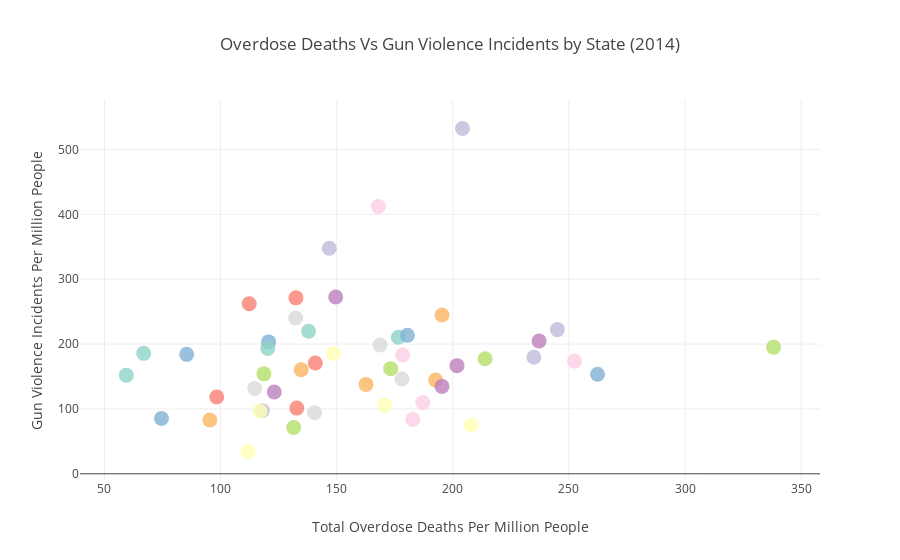

The notebook cell this image was saved under:
### Code cell
data = [
    {
        'x': statesdf['Deaths'],
        'y': statesdf['counts'],
        'mode': 'markers',
        'text' : statesdf['Abbrev'],
        'marker': {
            'color': ["#bebada","#fdb462","#fb8072","#d9d9d9","#bc80bd","#b3de69","#8dd3c7","#80b1d3","#fccde5",
                      "#ffffb3","#bebada","#fdb462","#fb8072","#d9d9d9","#bc80bd","#b3de69","#8dd3c7","#80b1d3",
                      "#fccde5","#ffffb3","#bebada","#fdb462","#fb8072","#d9d9d9","#bc80bd","#b3de69","#8dd3c7",
                      "#80b1d3","#fccde5","#ffffb3","#bebada","#fdb462","#fb8072","#d9d9d9","#bc80bd","#b3de69",
                      "#8dd3c7","#80b1d3","#fccde5","#ffffb3","#bebada","#fdb462","#fb8072","#d9d9d9","#bc80bd",
                      "#b3de69","#8dd3c7","#80b1d3","#fccde5","#ffffb3"],
            'size': 15,
            'showscale' : False,
            'colorscale' : 'Earth',
            'opacity': 0.8
        }
    }
]

layout = go.Layout(title="Overdose Deaths Vs Gun Violence Incidents by State (2014)", 
                   xaxis=dict(title='Total Overdose Deaths Per Million People'),
                   yaxis=dict(title='Gun Violence Incidents Per Million People')
                  )
fig = go.Figure(data = data, layout = layout)
iplot(fig, filename='scatter-colorscale')

### Figure 1 — Plotly figure (JSON) as saved in the notebook; plotly's stock layout.template omitted (floating-point values rounded to 4 significant figures)
{"data": [{"marker": {"color": ["#bebada", "#fdb462", "#fb8072", "#d9d9d9", "#bc80bd", "#b3de69", "#8dd3c7", "#80b1d3", "#fccde5", "#ffffb3", "#bebada", "#fdb462", "#fb8072", "#d9d9d9", "#bc80bd", "#b3de69", "#8dd3c7", "#80b1d3", "#fccde5", "#ffffb3", "#bebada", "#fdb462", "#fb8072", "#d9d9d9", "#bc80bd", "#b3de69", "#8dd3c7", "#80b1d3", "#fccde5", "#ffffb3", "#bebada", "#fdb462", "#fb8072", "#d9d9d9", "#bc80bd", "#b3de69", "#8dd3c7", "#80b1d3", "#fccde5", "#ffffb3", "#bebada", "#fdb462", "#fb8072", "#d9d9d9", "#bc80bd", "#b3de69", "#8dd3c7", "#80b1d3", "#fccde5", "#ffffb3"], "colorscale": "Earth", "opacity": 0.8, "showscale": false, "size": 15}, "mode": "markers", "text": ["CA", "FL", "TX", "IL", "OH", "PA", "NC", "GA", "LA", "NY", "SC", "TN", "NJ", "MI", "AL", "VA", "MO", "MD", "IN", "WI", "KY", "MA", "MS", "WA", "OK", "CT", "AR", "IA", "AZ", "CO", "DE", "MN", "OR", "KS", "NV", "WV", "NE", "NM", "NH", "UT", "RI", "ME", "VT", "AK", "MT", "ID", "ND", "SD", "WY", "HI"], "type": "scatter", "uid": "5a6c9b24-939d-11e8-821c-00000004c87b", "x": [117.9, 134.7, 98.34, 132.4, 237.1, 213.9, 137.9, 120.7, 168.0, 117.0, 146.8, 195.4, 140.8, 178.1, 149.6, 118.6, 176.5, 180.5, 178.4, 148.5, 245.0, 192.6, 112.3, 140.4, 201.8, 173.2, 120.3, 85.43, 182.7, 170.6, 204.2, 95.38, 132.8, 114.7, 195.3, 338.1, 66.9, 262.3, 252.4, 207.9, 234.9, 162.6, 132.5, 168.7, 123.1, 131.5, 59.44, 74.57, 187.1, 111.8], "y": [97.36, 160.5, 118.5, 240.3, 204.7, 177.5, 219.8, 203.4, 412.1, 96.84, 347.7, 244.8, 170.9, 146.2, 272.7, 154.1, 210.5, 213.5, 183.1, 185.5, 222.3, 144.6, 262.1, 94.1, 166.7, 162.1, 193.3, 184.1, 83.9, 105.5, 532.5, 83.02, 101.3, 131.7, 134.8, 195.2, 185.7, 153.5, 173.8, 74.81, 179.7, 137.8, 271.3, 198.6, 126.1, 71.33, 152.1, 85.22, 109.8, 34.19]}], "layout": {"title": "Overdose Deaths Vs Gun Violence Incidents by State (2014)", "xaxis": {"title": "Total Overdose Deaths Per Million People"}, "yaxis": {"title": "Gun Violence Incidents Per Million People"}}}
